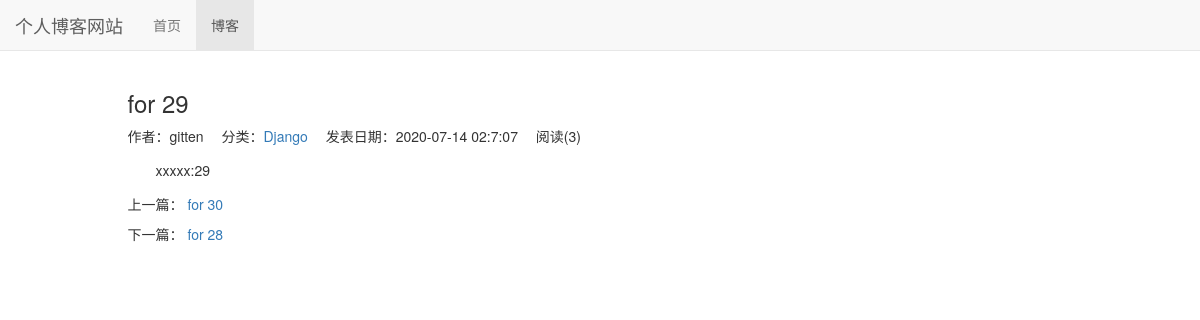
The app's page /blog/35 with its own data.
### blog/models.py (models this page shows, shortened)
class Blog(models.Model, ReadNumExpandMethod):
    title = models.CharField(max_length=50)
    blog_type = models.ForeignKey(BlogType, on_delete=models.DO_NOTHING)
    content = RichTextUploadingField()
    author = models.ForeignKey(User, on_delete=models.DO_NOTHING)
    created_time = models.DateTimeField(auto_now_add=True)
    last_updated_time = models.DateTimeField(auto_now=True)
    class Meta:
        ordering = ['-created_time']  # 在最前面加负表示倒序，这里可以设置多个排序方式

class BlogType(models.Model):
    type_name = models.CharField(max_length=15)
    def __str__(self):
        return self.type_name

### read_statistics/models.py (models this page shows)
class ReadNum(models.Model):
    read_num = models.IntegerField(default=0)
    content_type = models.ForeignKey(ContentType, on_delete=models.DO_NOTHING)
    object_id = models.PositiveIntegerField()
    content_object = GenericForeignKey('content_type', 'object_id')

### blog/views.py (the view)
# urls.py: path('<int:blog_pk>', views.blog_detail, name="blog_detail"),
def blog_detail(request,blog_pk):
    blog = get_object_or_404(Blog, pk=blog_pk)
    read_cookie_key = read_statistic_once_read(request, blog)
    context = {}
    context['blog'] = blog
    context['previous_blog'] = Blog.objects.filter(created_time__gt=blog.created_time).last()  # 取创建时间比当前博客大的博客列表中的最后一条
    context['next_blog'] = Blog.objects.filter(created_time__lt=blog.created_time).first()  # 取创建时间比当前博客小的博客列表中的第一条｜可以将first()替换为[0]进行切片
    response = render_to_response('blog/blog_detail.html',context)  # 响应
    response.set_cookie(read_cookie_key, 'true')  # 阅读cookie标记
    return response

### read_statistics/models.py (called while the page is built)
    def get_read_num(self):
        try:
            ct = ContentType.objects.get_for_model(self)
            readnum = ReadNum.objects.get(content_type=ct, object_id=self.pk)
            return readnum.read_num
        except exceptions.ObjectDoesNotExist:
            return 0

### read_statistics/utils.py (called while the page is built)
def read_statistic_once_read(request, obj):
    ct = ContentType.objects.get_for_model(obj)
    key = "%s_%s_read" % (ct.model, obj.pk)
    if not request.COOKIES.get(key):
        if ReadNum.objects.filter(content_type=ct, object_id=obj.pk).count():   # 等于0为false，不为零就是true
            readnum = ReadNum.objects.get(content_type=ct, object_id=obj.pk)
        else:
            readnum = ReadNum(content_type=ct, object_id=obj.pk)
        readnum.read_num += 1
        readnum.save()
    return key

### blog/templates/blog/blog_detail.html (shortened to what this page needs)
{% extends 'base.html' %}
{% block nav_blog_active %}active{% endblock %}
{% load staticfiles %}
{% block header_extends %}
    <link rel="stylesheet" type="text/css" href="{% static 'blog/blog.css' %}">
{% endblock %}
{% block content %}
    <div class="container">
        <div class="row">
            <div class="col-xs-10 col-xs-offset-1">
                <h3>{{ blog.title }}</h3>
                <ul class="blog-info-description">
                    <li>作者：{{ blog.author }}</li>
                    <li>分类：<a href="{% url 'blogs_with_type' blog.blog_type.pk %}">{{ blog.blog_type }}</a></li>
                    <li>发表日期：{{ blog.created_time|date:"Y-m-d H:n:s" }}</li>
                    <li>阅读({{ blog.get_read_num }})</li>
                </ul>
                <div class="blog-content">{{ blog.content|safe }}</div>
                <div class="blog-more">
                    <p>上一篇：
                        {% if previous_blog %}
                            <a href="{% url 'blog_detail' previous_blog.pk %}">{{ previous_blog.title }}</a>
                        {% else %}
                            没有了
                        {% endif %}
                    </p>
                    <p>下一篇：
                        {% if next_blog %}
                            <a href="{% url 'blog_detail' next_blog.pk %}">{{ next_blog.title }}</a>
                        {% else %}
                            没有了
                        {% endif %}
                    </p>
                </div>
            </div>
        </div>
    </div>
{% endblock %}

### static/base.css (style rules this page uses)
* { margin: 0; padding: 0; }
body { margin-top: 70px!important; }
ul { list-style-type: none; }

### blog/static/blog/blog.css (style rules this page uses)
ul.blog-info-description { list-style-type: none; margin-bottom: 1em; }
ul.blog-info-description li { display:inline-block; margin-right: 1em; }
div.blog-content { text-indent:2em; }
div.blog-more { margin-top: 1em; }

### records on screen
Blog: title "for 29", author "gitten", blog_type "Django", created_time "2020-07-14 02:7:07", get_read_num "3", content "xxxxx:29"
Blog: title "for 30"
Blog: title "for 28"
